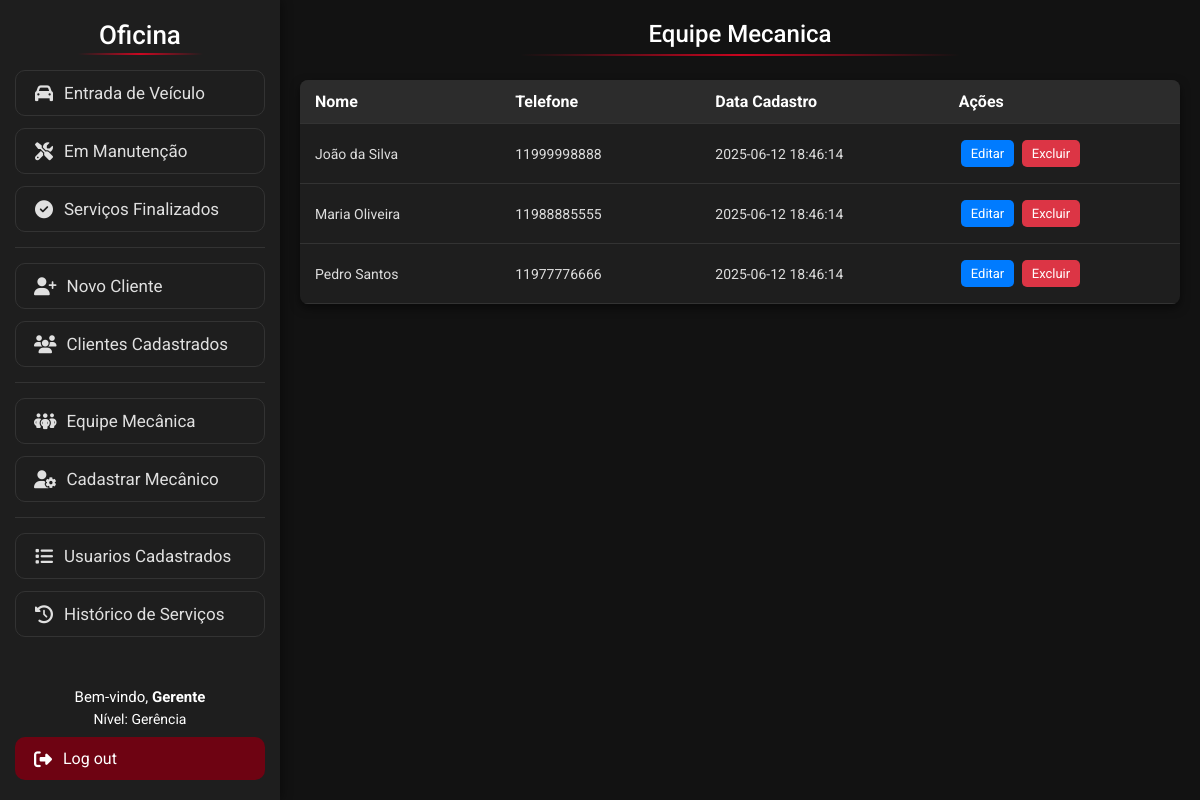
Screenshot of /Visao/ListarMecanicos.php (signed in) with the database file from the repository.
### tables this page shows
create table mecanico (
idMecanico int auto_increment primary key,
nome varchar(80) not null,
telefone varchar(20) not null,
dataCadastro datetime default current_timestamp
);

### Modelo/DAO/ClassMecanicoDAO.php (called while the page is built, shortened)
<?php
class ClassMecanicoDAO
{
    public function listarMecanico()
    {
        try {
            $pdo = Conexao::getInstance();
            $sql = "SELECT * FROM mecanico";
            $stmt = $pdo->prepare($sql);
            $stmt->execute();
            return $stmt->fetchAll(PDO::FETCH_ASSOC);
        } catch (PDOException $exc) {
            echo $exc->getMessage();
        }
    }
}

### Visao/ListarMecanicos.php (the view, shortened to what this page needs)
<!DOCTYPE html>
<html lang="pt-BR">
<head>
    <link rel="stylesheet" href="css/lista.css">
</head>
<body>
    <?php
    include 'Menu.php';
    ?>
    <h1 class="titulo">Equipe Mecanica</h1>
    <table class="tabela-clientes">
        <thead>
            <tr>
                <th>Nome</th>
                <th>Telefone</th>
                <th>Data Cadastro</th>
                <?php if ($_SESSION['nivel'] == 1) { ?>
                    <th>Ações</th>
                <?php } ?>
            </tr>
        </thead>
        <tbody>
            <?php
            require_once "../Modelo/DAO/ClassMecanicoDAO.php";
            $classMecanicoDAO = new ClassMecanicoDAO();
            $mecanicos = $classMecanicoDAO->listarMecanico();
            foreach ($mecanicos as $mecanico) {
                echo '<tr>';
                echo '<td>' . $mecanico['nome'] . '</td>';
                echo '<td>' . $mecanico['telefone'] . '</td>';
                echo '<td>' . $mecanico['dataCadastro'] . '</td>';
                if ($_SESSION['nivel'] == 1) {
                    echo '<td>
                    <a href="AlterarMecanico.php?idex=' . $mecanico['idMecanico'] . '"class="btn btn-editar">Editar</a>
                    <a href="../Controle/ControleMecanico.php?ACAO=deletarMecanico&idex=' . $mecanico['idMecanico'] . '" class="btn btn-excluir" onclick="return confirm(\'Tem certeza que deseja excluir este mecânico?\')">Excluir</a>
                    </td>';
                }
                echo '</tr>';
            }
            ?>
        </tbody>
    </table>
</body>
</html>

### Visao/css/lista.css (style rules this page uses)
* { box-sizing: border-box; font-family: 'Roboto', sans-serif; margin: 0; padding: 0; }
body { background-color: #121212; color: #e0e0e0; padding: 20px; margin-left: 280px; }
.titulo { color: white; margin-bottom: 1.5rem; font-weight: 500; font-size: 24px; text-align: center; position: relative; padding-bottom: 0.5rem; }
.titulo::after { content: ''; position: absolute; bottom: 0; left: 25%; width: 50%; height: 2px; background: linear-gradient(90deg, transparent, #ff0022c4, transparent); }
.tabela-clientes { width: 100%; min-width: 600px; border-collapse: collapse; background-color: #1e1e1e; border-radius: 8px; overflow: hidden; box-shadow: 0 4px 10px rgba(0, 0, 0, 0.5); }
.tabela-clientes th, .tabela-clientes td { padding: 12px 15px; text-align: left; border-bottom: 1px solid #333; word-wrap: break-word; }
.tabela-clientes th { background-color: #2c2c2c; color: #ffffff; }
.tabela-clientes td { color: #dddddd; font-size: 14px; min-width: 130px; }
.btn { padding: 6px 10px; border: none; border-radius: 5px; cursor: pointer; font-size: 13px; margin: 4px 2px; display: inline-block; white-space: nowrap; text-align: center; }
.btn-editar { background-color: #007bff; color: white; text-decoration: none; }
.btn-excluir { background-color: #dc3545; color: white; text-decoration: none; }

### rows the page displays
mecanico: nome "João da Silva", telefone "11999998888", dataCadastro "2025-06-12 18:46:14"
mecanico: nome "Maria Oliveira", telefone "11988885555", dataCadastro "2025-06-12 18:46:14"
mecanico: nome "Pedro Santos", telefone "11977776666", dataCadastro "2025-06-12 18:46:14"

### other values shown
$_SESSION['login'] "Gerente"
